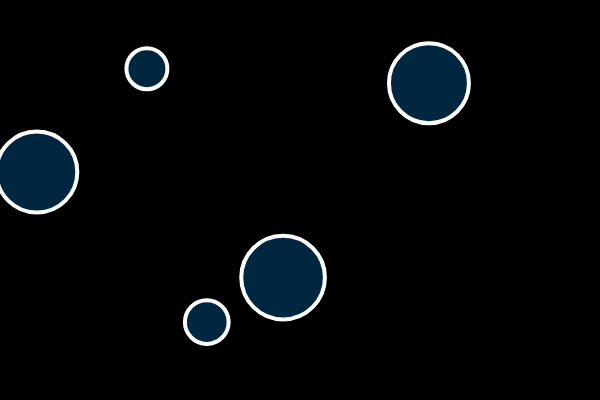
Frame 1 (no input)
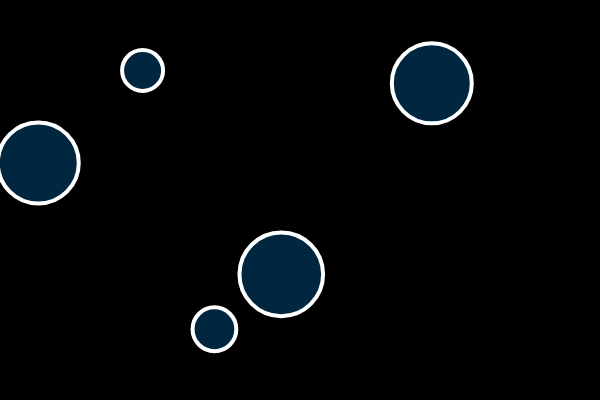
Frame 60 (no input)
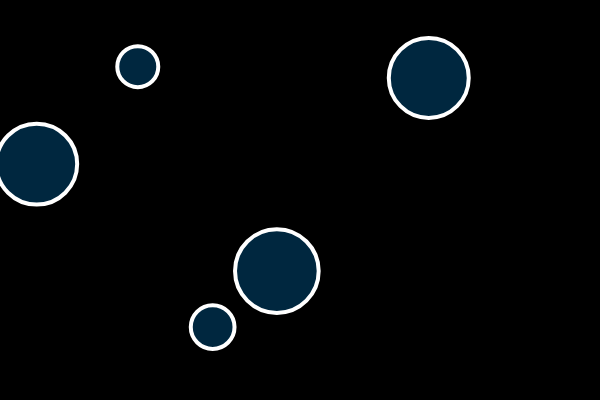
Frame 120 (the mouse pressed at the canvas centre since frame 60)

The p5.js sketch that drew these frames (run headless with seeded random() and noise() and a simulated clock; from frame 60 on, the mouse is pressed at the canvas centre):

// p5.js sketch
// ── sketch.js
/*
  Modification of Copy of the code from Coding Train 7.4 UPDATED VER 10/17
  Practice mouse interaction

  Update so that when a bubble is clicked it will cycle through various shades of red
*/

let bubbles = [];

function setup() {
  createCanvas(600, 400);
  for (let i = 0; i<5; i++){
  	let x = random(width);
    let y = random(height);
    let r = random(10,50);
    let b = new Bubble(x,y,r);
    bubbles.push(b);
  }
}

//when mouse pressed, run a function on the bubble
//function will check if the bubble is pressed
function mousePressed() {
	for (let i=0;i<bubbles.length;i++){
  	bubbles[i].clicked(mouseX,mouseY);
  }
}

function draw() {
  background(0);

  for (i = 0; i < bubbles.length; i++) {
    bubbles[i].move();
    bubbles[i].show();
  }
  
}


class Bubble {
  constructor(x, y, r) {
    this.x = x;
    this.y = y;
    this.r = r;
    this.colors = [0,64,127,255];
    this.colorsPosition = 0;
    this.red = 0;
  }

  //checks if bubble clicked, if so will change shade of red 
  clicked(px,py){
  	let d = dist(px,py,this.x,this.y)
    if (d<this.r){
      this.colorsPosition +=1;
 	 		if (this.colorsPosition === this.colors.length){
  			this.colorsPosition = 0;
  		}
    }
  }
  
  move() {
    this.x = this.x + random(-1, 1);
    this.y = this.y + random(-1, 1);
  }

  show() {
    stroke(255);
    strokeWeight(4);
    this.red = this.colors[this.colorsPosition];
    fill(this.red,100,160,100);
    ellipse(this.x, this.y, this.r * 2);
  }
}
